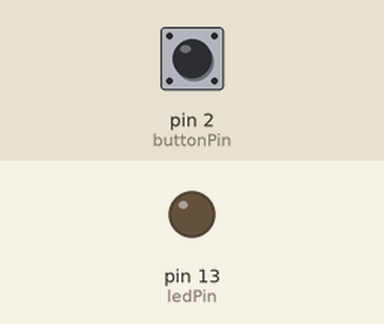
The sketch below on a simulated Arduino Uno, built with avr-gcc and run on an emulated ATmega328P. Shown: output pins drawn as LEDs (lit = HIGH). The inputs (shaded band) are chosen by the test bench; at power-on: pin 2 (buttonPin) LOW.

Above: at 1.2 s.
1.3 s: pin 2 (buttonPin) pulled HIGH for 0.15 s
At 2.1 s:
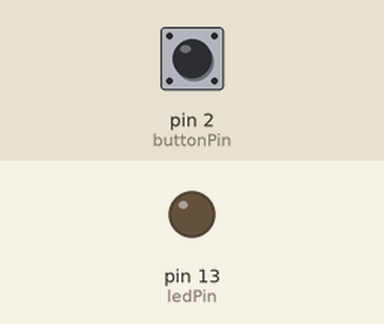
3.0 s: pin 2 (buttonPin) pulled HIGH for 1 s
At 4.3 s:
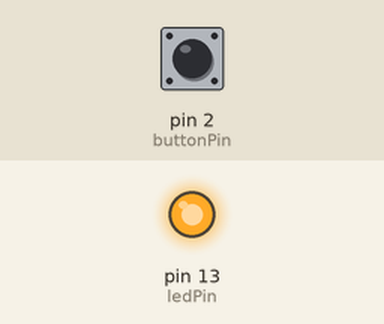
5.5 s: pin 2 (buttonPin) pulled HIGH for 3.2 s
At 6.7 s:
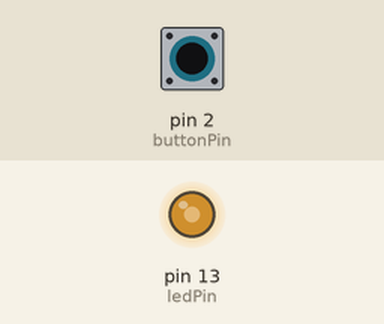
Timing chart, 0 to 10.2 s (numbered marks = the images above; inputs shaded):
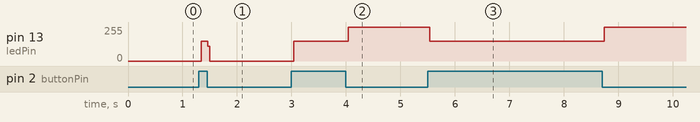

The sketch:

basicled.ino
```cpp
int ledPin=13;
int buttonPin=2;
int buttonPin_status=LOW;

void setup() {
  // put your setup code here, to run once:
  pinMode(ledPin, OUTPUT);
  pinMode(buttonPin, INPUT);
  digitalWrite(ledPin, LOW);
}

void loop() {
  // put your main code here, to run repeatedly:
  if(digitalRead(buttonPin)==HIGH && buttonPin_status==LOW){
    digitalWrite(ledPin,HIGH);
    buttonPin_status=HIGH;
  }
  else if(digitalRead(buttonPin)==HIGH && buttonPin_status==HIGH){
    digitalWrite(ledPin, LOW);
    buttonPin_status=LOW;
  }

}
```

Measured:
- after the input at 1.3 s, pin 13 (ledPin): 0/255 → 148/255 at once, → 0/255 0.12 s later
- after the input at 3.0 s, pin 13 (ledPin): 0/255 → 148/255 at once, → 255/255 1.0 s later
- after the input at 5.5 s, pin 13 (ledPin): 255/255 → 148/255 at once, → 255/255 3.2 s later
